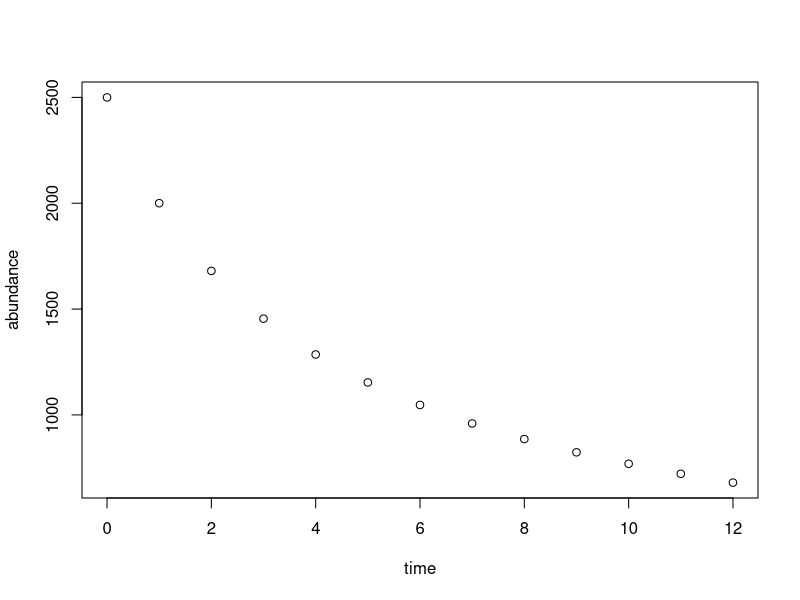

R code for this plot:
#####################
#Lab Step 1
#####################
#Write a “for loop” that prints the word “hi” to the console 10 times
#store number of times you need to complete task, for this problem, 10
j <- 10
#use for loop
#i is counter/index variable
#"1:j" is range of values for iterator variable
#whatever is inside {} is repeated n times
for (i in 1:j) {
    print("hi")
}

#####################
#Lab Step 2
#####################
#Set up place to store and initialize vector
v <- 8
res <- rep(NA, v)
#use for loop
#store result inside 'res'
for(i in 1:v) {
    print(res[i] <- 10 + 2.32*i)
}


#####################
#Lab Step 3
#####################
#store and initialize
m <- 7
pop <- rep(NA, m)
#store inital population (2000) in first entry of vector
pop[1] <- 2000
#find populations for each step if populations are decreasing by 5%
for(i in 1:m) {
    print(pop[i+1] <- pop[i]-pop[i]*.05)
}


#####################
#Lab Step 4
#####################
#store values
t <- 12
abundance <- rep(NA, t)
abundance[1] <- 2500
K <- 10000
r <- 0.8
#perform discrete-time logistic growth equation
for(i in 1:t){
    print(abundance[i+1] <- abundance[i] + (0.8*abundance[i]*(1-abundance[i])/K))
}
#display population for abundance[12]
print(abundance[12])


###########DONE
# SMF:  there is an error in your formula lin line 53.  Instead of (1-abundance[i])/K at the end, 
# SMF:  you should have (1-(abundance[i]/K)).  Also, note that your loop dynamically grows the abundance 
# SMF:  vector to a length of 13 on the very last trip through the loop

#####################
#Lab Step 5a and 5b
#####################
#Use the rep command to make a vector of 18 zeros
s <- 18
data <- rep(NA, s)
#for values 1-18 determine the results of multiplying each by 3
for(i in 1:s) {
    print(data[i] <- 3*i)
}


#####################
#Lab Step 5c
#####################
#Make vector with first value being 1 and 17 more values of 0
u <- 18
data1 <- rep(0, u)
data1[1] <- 1


#####################
#Lab Step 5d
#####################
#Write for loop so starting with second value of vector, entry is equal to one plus previous entry
for(i in 1:u) {
    print(data1[i+1] <- 1+2*data1[i])
}

# SMF: note that the structure of your loop, going to u = 18 and then storing data in data1[18+1] on the 
# SMF: last iteration causes your vector to dynamically grow to a length of 19

#####################
#Lab Step 6
#####################
#store variables
#initizalize vector
f <- 20
fib <- rep(1, f)
fib[1] <- 0
#make a vector of the first 20 Fibonacci numbers, where the first number is 0 (zero
for(i in 1:f) {
   (fib[i+2] <- fib[i]+fib[i+1])
}
#display fib 
print(fib)

# SMF: similar to issues above, this loop causes the fib vector to dynamically grow to a length of 22.
# SMF: An easy way to fix this, with the way you have written it, would be to change the for loop to 
# SMF: run from 1:(f-2)


#####################
#Lab Step 7
#####################
#already stored abundance
#store time
time <- seq(0, 12, 1)
#make a plot
plot(time, abundance)

